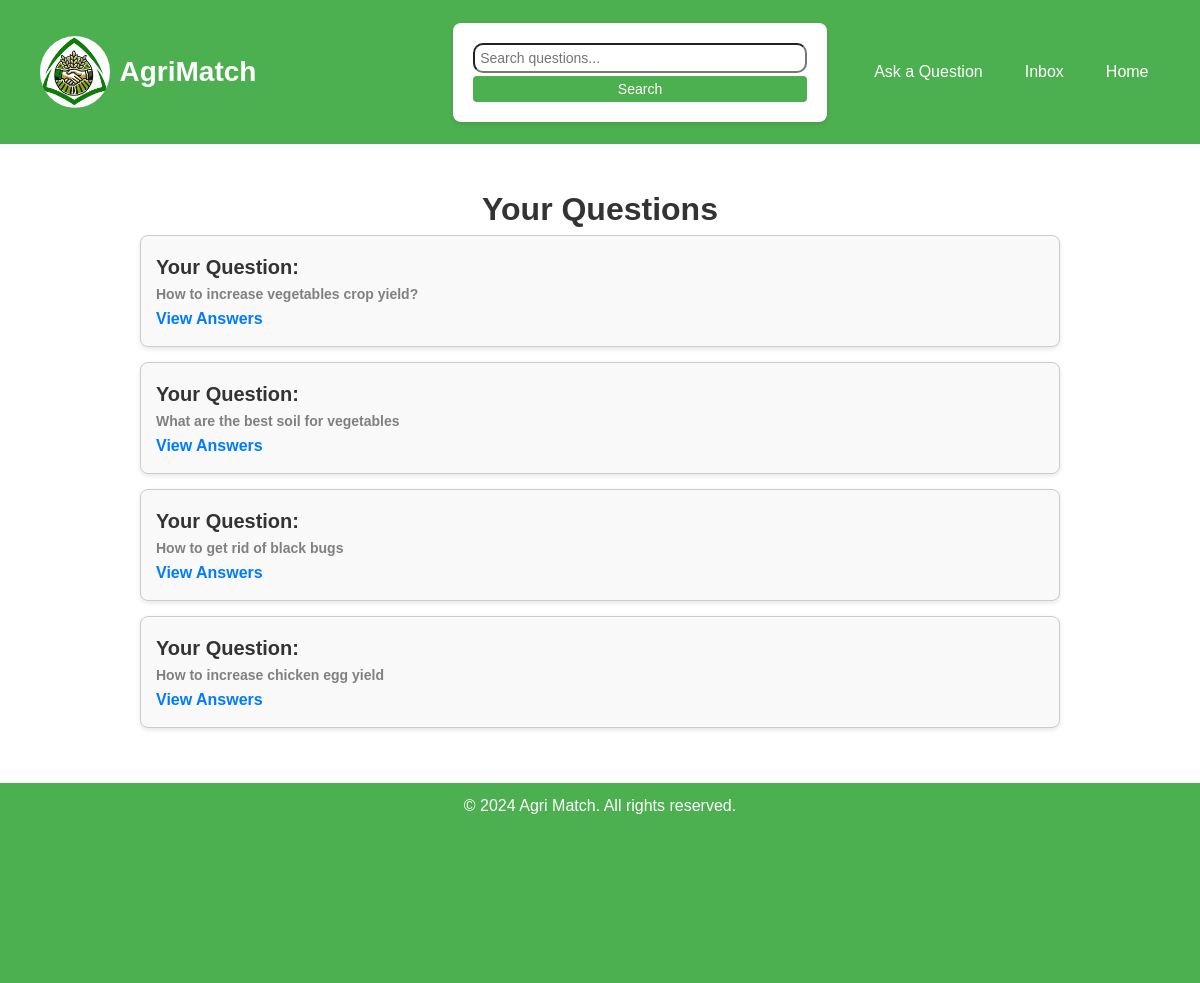
The page /questions.php (signed in) on the database its author committed.
### tables this page shows
CREATE TABLE `questions` (
  `id` int(11) NOT NULL,
  `user_id` int(11) DEFAULT NULL,
  `question` text NOT NULL,
  `created_at` timestamp NOT NULL DEFAULT current_timestamp(),
  `topic` varchar(255) DEFAULT NULL
);

### questions.php (the view, shortened to what this page needs)
<?php
require 'config.php';
include 'head.php';
$user_id = $_SESSION['user_id'];
$sql = "SELECT q.id AS question_id, q.question, u.username, u.profile_picture
        FROM questions q
        JOIN users u ON q.user_id = u.id
        WHERE q.user_id = ?
        ORDER BY q.id ASC";
$stmt = $conn->prepare($sql);
$stmt->bind_param("i", $user_id);
$stmt->execute();
$result = $stmt->get_result();
?>
<nav class="navbar">
    <div class="navbar-container">
        <img class="ree" src="image/logo.jpg" style="border-radius:50%; max-width: 70px; margin-right: 10px;">
        <a href="index.php" class="brand"><img src="image/logo.jpg" class="non" style="border-radius:50%; max-width: 35px; margin-right: 10px;">AgriMatch</a>
        <form class="search-form" action="search.php" method="GET">
            <input type="text" placeholder="Search questions..." name="query" required>
            <button type="submit">Search</button>
        </form>
         <ul class="nav-links">
            <?php if (isset($_SESSION['user_id'])): ?>
                <li><a href="post_question.php">Ask a Question</a></li>
                <li><a href="inbox.php">Inbox</a></li>
                <li><a href="index.php">Home</a></li>
            <?php else: ?>
                <li><a href="index.php">Home</a></li>
            <?php endif; ?>
        </ul>
    </div>
</nav>
<div class="container">
    <h1>Your Questions</h1>
    <div class="questions">
        <?php
        if ($result->num_rows > 0) {
            while ($row = $result->fetch_assoc()) {
                echo "<div class='question-item' style='display: flex; align-items: center; margin-bottom: 15px;'>";
                echo "<div style='text-align: left;min-width:100%'>";
                echo "<h3 style='margin: 0;'>Your Question:</h3>";
                echo "<p style='margin: 0; color: gray;'><strong>" . htmlspecialchars($row['question']) . "</strong></p>";
                echo "<a href='view_question.php?id=" . htmlspecialchars($row['question_id']) . "' class='view-link'>View Answers</a>";
                echo "</div>";
                echo "</div>";
            }
        } else {
            echo "<h2 style='background-color: lightgrey'>No questions posted yet.</h2>";
        }
        ?>
    </div>
</div>
<?php
include 'footer.php';
?>

### styles.css (style rules this page uses)
* { margin: 0; padding: 0; box-sizing: border-box; font-family: Arial, sans-serif; }
ul { list-style-type: none; }
html, body { height: 100%; background-color: white; color: #333; line-height: 1.6; }
body { display: flex; flex-direction: column; justify-content: space-between; height: 100%; background-color: white; color: #333; line-height: 1.6; }
.navbar { background-color: #4CAF50; padding: 10px; min-height: 18vh; }
.navbar .navbar-container { width: 95%; height: 100%; margin: 0 auto; display: flex; justify-content: space-between; align-items: center; }
.navbar-container > * { flex: 1; }
.navbar .brand { color: white; font-size: 28px; font-weight: bold; text-decoration: none; }
.navbar .nav-links { list-style: none; display: flex; margin-left: auto; margin-right: auto; }
.navbar .nav-links li { margin-left: 18px; }
.navbar .nav-links a { color: white; text-decoration: none; font-size: 16px; padding: 8px 12px; transition: background 0.3s ease; border-radius: 10px; }
.navbar-container ul.nav-links { flex: 1; list-style-type: none; margin: 0; padding: 0; display: flex; justify-content: flex-end; }
.container { margin-top: 30px; margin-bottom: 30px; max-width: 900px; width: 100%; background: white; border-radius: 8px; text-align: center; }
form { background-color: white; padding: 20px; border-radius: 8px; box-shadow: 0 2px 4px rgba(0, 0, 0, 0.1); width: 100%; max-width: 400px; }
button { background-color: #4CAF50; color: white; padding: 10px 20px; border: none; border-radius: 4px; cursor: pointer; width: 100%; }
.question-item { border: 1px solid #ccc; padding: 15px; margin-bottom: 20px; border-radius: 8px; background-color: #f9f9f9; box-shadow: 0px 2px 5px rgba(0, 0, 0, 0.1); }
.question-item h3 { font-size: 20px; margin-bottom: 10px; }
.question-item p { font-size: 14px; color: #666; }
.view-link { text-decoration: none; color: #007bff; font-weight: bold; transition: color 0.3s ease; }
.search-form { display: inline-block; }
.search-form input[type="text"] { padding: 5px; font-size: 14px; width: 200px; }
.search-form button { padding: 5px 10px; font-size: 14px; background-color: #4CAF50; color: white; border: none; cursor: pointer; }
.search-form input { min-width: 100%; margin-bottom: 3px; border-radius: 10px; }
.container { max-width: 960px; margin: 20px auto; padding: 20px; }

### rows shown on the page
questions: question "How to increase vegetables crop yield?"
questions: question "What are the best soil for vegetables"
questions: question "How to get rid of black bugs"
questions: question "How to increase chicken egg yield"
